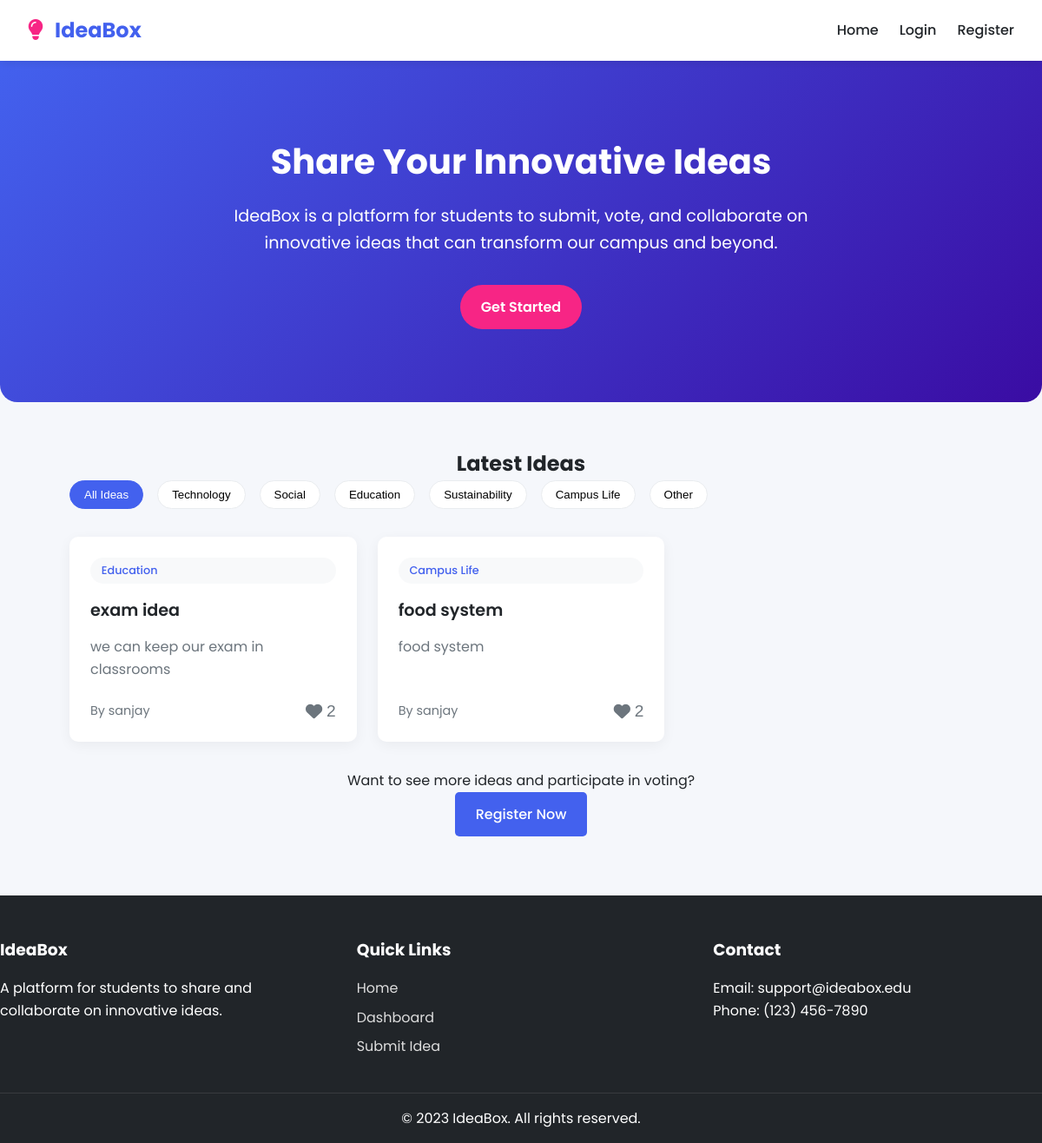
The page / on the database its author committed.
### tables this page shows
CREATE TABLE IF NOT EXISTS `ideas` (
  `idea_id` int NOT NULL AUTO_INCREMENT,
  `user_id` int NOT NULL,
  `title` varchar(200) NOT NULL,
  `description` text NOT NULL,
  `category_id` int NOT NULL,
  `created_at` timestamp NULL DEFAULT CURRENT_TIMESTAMP,
  `status` enum('active','hidden') DEFAULT 'active',
  PRIMARY KEY (`idea_id`),
  KEY `user_id` (`user_id`),
  KEY `category_id` (`category_id`)
);

CREATE TABLE IF NOT EXISTS `categories` (
  `category_id` int NOT NULL AUTO_INCREMENT,
  `name` varchar(50) NOT NULL,
  PRIMARY KEY (`category_id`),
  UNIQUE KEY `name` (`name`)
);

CREATE TABLE IF NOT EXISTS `users` (
  `user_id` int NOT NULL AUTO_INCREMENT,
  `name` varchar(100) NOT NULL,
  `student_id` varchar(20) NOT NULL,
  `email` varchar(100) NOT NULL,
  `password` varchar(255) NOT NULL,
  `role` enum('user','admin') DEFAULT 'user',
  `created_at` timestamp NULL DEFAULT CURRENT_TIMESTAMP,
  PRIMARY KEY (`user_id`),
  UNIQUE KEY `student_id` (`student_id`),
  UNIQUE KEY `email` (`email`)
);

### index.php (the view)
<?php include 'header.php'; ?>
<head>
    <link rel="stylesheet" type="text/css" href="style.css">
</head>
<section class="hero">
    <div class="container">
        <h1>Share Your Innovative Ideas</h1>
        <p>IdeaBox is a platform for students to submit, vote, and collaborate on innovative ideas that can transform our campus and beyond.</p>
        <?php if(!isset($_SESSION['user_id'])): ?>
            <a href="register.php" class="cta-button">Get Started</a>
        <?php else: ?>
            <a href="submit_idea.php" class="cta-button">Submit an Idea</a>
        <?php endif; ?>
    </div>
</section>
<div class="container">
    <h2 class="text-center">Latest Ideas</h2>
    <div class="filters">
        <button class="filter-btn active" data-filter="all">All Ideas</button>
        <button class="filter-btn" data-filter="Technology">Technology</button>
        <button class="filter-btn" data-filter="Social">Social</button>
        <button class="filter-btn" data-filter="Education">Education</button>
        <button class="filter-btn" data-filter="Sustainability">Sustainability</button>
        <button class="filter-btn" data-filter="Campus Life">Campus Life</button>
        <button class="filter-btn" data-filter="Other">Other</button>
    </div>
    <div class="ideas-grid">
        <?php
        require_once 'database.php';
        try {
            $user_id = isset($_SESSION['user_id']) ? $_SESSION['user_id'] : 0;
            $stmt = $pdo->prepare("
                SELECT ideas.*, users.name as author, categories.name as category_name,
                COUNT(votes.vote_id) as vote_count,
                EXISTS(SELECT 1 FROM votes WHERE votes.idea_id = ideas.idea_id AND votes.user_id = ?) as user_voted
                FROM ideas
                JOIN users ON ideas.user_id = users.user_id
                JOIN categories ON ideas.category_id = categories.category_id
                LEFT JOIN votes ON ideas.idea_id = votes.idea_id
                WHERE ideas.status = 'active'
                GROUP BY ideas.idea_id
                ORDER BY ideas.created_at DESC
                LIMIT 6
            ");
            $stmt->execute([$user_id]);
            while ($idea = $stmt->fetch(PDO::FETCH_ASSOC)) {
                $votedClass = $idea['user_voted'] ? 'voted' : '';
                echo "
                <div class='idea-card' data-category='" . htmlspecialchars($idea['category_name']) . "'>
                    <span class='idea-category'>" . htmlspecialchars($idea['category_name']) . "</span>
                    <h3 class='idea-title'>" . htmlspecialchars($idea['title']) . "</h3>
                    <p class='idea-description'>" . htmlspecialchars($idea['description']) . "</p>
                    <div class='idea-meta'>
                        <span class='idea-author'>By " . htmlspecialchars($idea['author']) . "</span>
                        <button class='vote-btn $votedClass' data-id='" . $idea['idea_id'] . "'>
                            <i class='fas fa-heart'></i>
                            <span class='vote-count'>" . $idea['vote_count'] . "</span>
                        </button>
                    </div>
                </div>
                ";
            }
        } catch(PDOException $e) {
            error_log("Error loading ideas: " . $e->getMessage());
            echo "<div class='alert alert-error'>Error loading ideas. Please try again later.</div>";
        }
        ?>
    </div>
    <?php if(isset($_SESSION['user_id'])): ?>
        <div class="text-center">
            <a href="dashboard.php" class="btn">View All Ideas</a>
        </div>
    <?php else: ?>
        <div class="text-center">
            <p>Want to see more ideas and participate in voting?</p>
            <a href="register.php" class="btn">Register Now</a>
        </div>
    <?php endif; ?>
</div>
<?php include 'footer.php'; ?>

### style.css (style rules this page uses)
:root { --primary: #4361ee; --secondary: #3a0ca3; --accent: #f72585; --light: #f8f9fa; --dark: #212529; --success: #4cc9f0; --warning: #ffba08; --danger: #f94144; --gray: #6c757d; --light-gray: #e9ecef; }
* { margin: 0; padding: 0; box-sizing: border-box; }
body { font-family: 'Poppins', sans-serif; line-height: 1.6; color: var(--dark); background-color: #f5f7fb; }
a { text-decoration: none; color: var(--primary); }
.container { width: 90%; max-width: 1200px; margin: 0 auto; padding: 20px; }
.hero { background: linear-gradient(135deg, var(--primary) 0%, var(--secondary) 100%); color: white; padding: 4rem 0; text-align: center; border-radius: 0 0 20px 20px; margin-bottom: 2rem; }
.hero h1 { font-size: 2.5rem; margin-bottom: 1rem; }
.hero p { font-size: 1.2rem; max-width: 700px; margin: 0 auto 2rem; }
.cta-button { display: inline-block; background-color: var(--accent); color: white; padding: 0.8rem 1.5rem; border-radius: 50px; font-weight: 600; transition: background-color 0.3s; }
.btn { display: inline-block; padding: 0.8rem 1.5rem; background-color: var(--primary); color: white; border: none; border-radius: 5px; font-family: inherit; font-size: 1rem; font-weight: 500; cursor: pointer; transition: background-color 0.3s; }
.ideas-grid { display: grid; grid-template-columns: repeat(auto-fill, minmax(300px, 1fr)); gap: 1.5rem; margin: 2rem 0; }
.idea-card { background: white; border-radius: 10px; box-shadow: 0 4px 15px rgba(0, 0, 0, 0.05); padding: 1.5rem; transition: transform 0.3s, box-shadow 0.3s; height: 100%; display: flex; flex-direction: column; }
.idea-category { display: inline-block; background-color: var(--light); color: var(--primary); padding: 0.3rem 0.8rem; border-radius: 50px; font-size: 0.8rem; font-weight: 500; margin-bottom: 1rem; }
.idea-title { font-size: 1.2rem; font-weight: 600; margin-bottom: 0.8rem; color: var(--dark); }
.idea-description { color: var(--gray); margin-bottom: 1.5rem; flex-grow: 1; }
.idea-meta { display: flex; justify-content: space-between; align-items: center; margin-top: auto; }
.idea-author { font-size: 0.9rem; color: var(--gray); }
.vote-btn { background: none; border: none; color: var(--gray); cursor: pointer; font-size: 1.2rem; transition: color 0.3s; display: flex; align-items: center; gap: 0.3rem; }
.vote-count { font-weight: 500; }
.filters { display: flex; gap: 1rem; margin-bottom: 2rem; flex-wrap: wrap; }
.filter-btn { padding: 0.5rem 1rem; background-color: white; border: 1px solid var(--light-gray); border-radius: 50px; cursor: pointer; transition: all 0.3s; }
.filter-btn:hover, .filter-btn.active { background-color: var(--primary); color: white; border-color: var(--primary); }
.text-center { text-align: center; }

### rows shown on the page
ideas: category.name "Education", title "exam idea", description "we can keep our exam in classrooms", user.name "sanjay", vote_count "2"
ideas: category.name "Campus Life", title "food system", description "food system", user.name "sanjay", vote_count "2"
